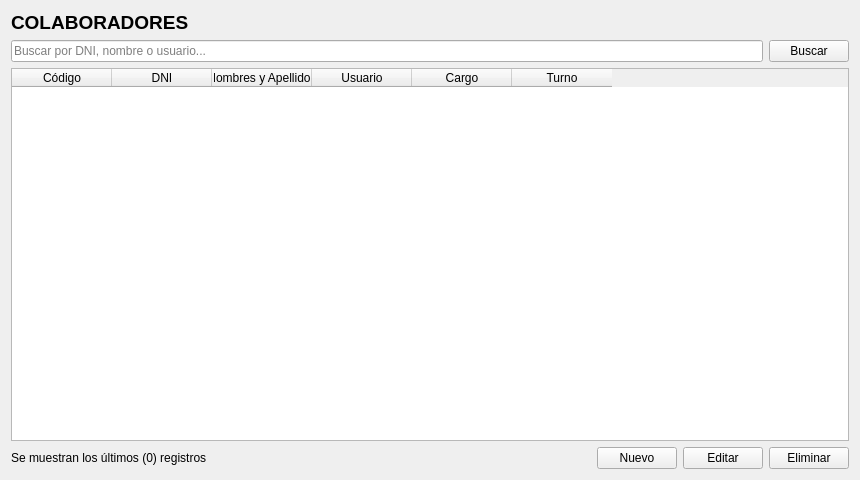
<?xml version="1.0" encoding="UTF-8"?>
<ui version="4.0">
 <class>Form</class>
 <widget class="QWidget" name="Form">
  <property name="geometry">
   <rect>
    <x>0</x>
    <y>0</y>
    <width>860</width>
    <height>480</height>
   </rect>
  </property>
  <property name="windowTitle">
   <string>Catálogo de Colaboradores</string>
  </property>
  <layout class="QVBoxLayout" name="verticalLayout">
   <item>
    <widget class="QLabel" name="label">
     <property name="font">
      <font>
       <pointsize>14</pointsize>
       <bold>true</bold>
      </font>
     </property>
     <property name="text">
      <string>COLABORADORES</string>
     </property>
    </widget>
   </item>
   <item>
    <layout class="QHBoxLayout" name="layout_busqueda">
     <item>
      <widget class="QLineEdit" name="txt_buscar">
       <property name="placeholderText">
        <string>Buscar por DNI, nombre o usuario...</string>
       </property>
      </widget>
     </item>
     <item>
      <widget class="QPushButton" name="btn_buscar">
       <property name="text">
        <string>Buscar</string>
       </property>
      </widget>
     </item>
    </layout>
   </item>
   <item>
    <widget class="QTableWidget" name="tbl_empleados">
     <column>
      <property name="text">
       <string>Código</string>
      </property>
     </column>
     <column>
      <property name="text">
       <string>DNI</string>
      </property>
     </column>
     <column>
      <property name="text">
       <string>Nombres y Apellidos</string>
      </property>
     </column>
     <column>
      <property name="text">
       <string>Usuario</string>
      </property>
     </column>
     <column>
      <property name="text">
       <string>Cargo</string>
      </property>
     </column>
     <column>
      <property name="text">
       <string>Turno</string>
      </property>
     </column>
     <property name="selectionMode">
      <enum>QAbstractItemView::SingleSelection</enum>
     </property>
     <property name="selectionBehavior">
      <enum>QAbstractItemView::SelectRows</enum>
     </property>
     <property name="alternatingRowColors">
      <bool>true</bool>
     </property>
     <attribute name="verticalHeaderVisible">
      <bool>false</bool>
     </attribute>
    </widget>
   </item>
   <item>
    <layout class="QHBoxLayout" name="layout_inferior">
     <item>
      <widget class="QLabel" name="label_2">
       <property name="text">
        <string>Se muestran los últimos (0) registros</string>
       </property>
      </widget>
     </item>
     <item>
      <spacer name="espaciador">
       <property name="orientation">
        <enum>Qt::Horizontal</enum>
       </property>
       <property name="sizeHint" stdset="0">
        <size>
         <width>40</width>
         <height>20</height>
        </size>
       </property>
      </spacer>
     </item>
     <item>
      <widget class="QPushButton" name="btn_nuevo">
       <property name="text">
        <string>Nuevo</string>
       </property>
      </widget>
     </item>
     <item>
      <widget class="QPushButton" name="btn_editar">
       <property name="text">
        <string>Editar</string>
       </property>
      </widget>
     </item>
     <item>
      <widget class="QPushButton" name="btn_eliminar">
       <property name="text">
        <string>Eliminar</string>
       </property>
      </widget>
     </item>
    </layout>
   </item>
  </layout>
 </widget>
 <resources/>
 <connections/>
</ui>
